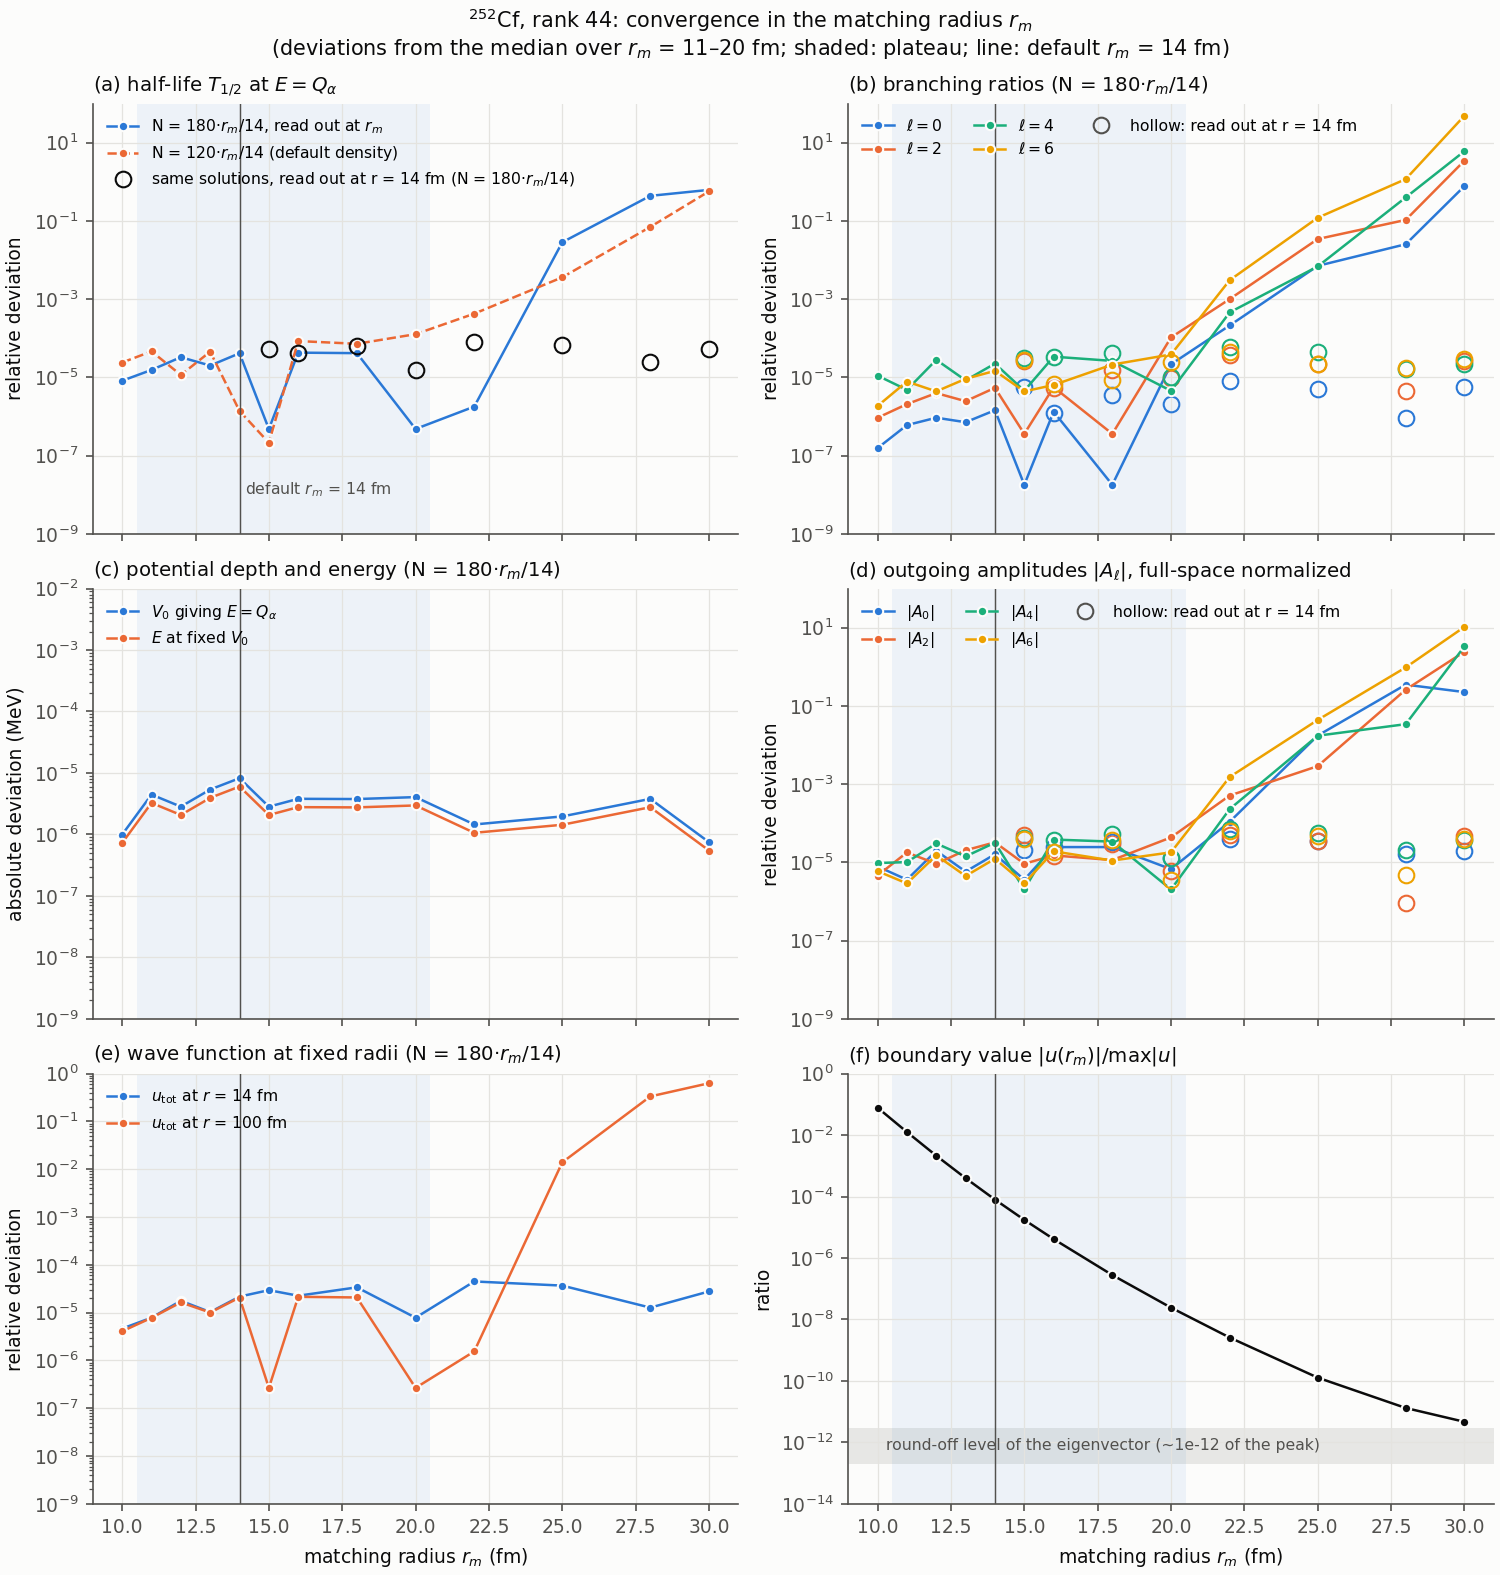

Generate this figure with Python:
"""匹配半径 r_m（Numerics.rm；ccrm 注释沿用 R 矩阵习惯记作 a）的收敛检验：可观测量与波函数随 r_m 的变化（252Cf，位次 44）。

运行（在 quasibound/ 下）：python3 docs/a_convergence.py，约 11 s。输出：
    docs/a_convergence_abs.png     可观测量的绝对数值随 r_m 的变化
    docs/a_convergence_wf_abs.png  各 r_m 的波函数 u_tot(r) 叠画（全空间与边界附近放大）
    docs/a_convergence.png         可观测量相对平台中位数的偏差（对数坐标）
    docs/a_convergence_wf.png      波函数随 r 的偏差（各 r_m 与平台参考解比较）
    docs/a_convergence.json        全部数值
做法：每个 r_m 取两种网格密度（N = 120·r_m/14 及其 1.5 倍），调 V0 使自洽能量（含 B 修正）等于 Q_exp；波函数和出射
振幅按全空间归一（除以 sqrt(1 + N_ext)）。可观测量与平台 r_m = 11–20 fm（较密网格）的中位数比较，不以默认的
14 fm 为参考；波函数与平台内的 r_m = 12 fm（较密网格）比较，它的 u(r_m) 为峰值的 2e-3，舍入影响最小。
读出检验（rematch）：r_m > 14 fm 的同一个解，改在 r = 14 fm（u 尚大处）与外区匹配读出振幅。在 r_m 处读出的宽度
随 r_m 增大而失准、改在 14 fm 读出的不失准，说明失准来自 u(r_m) 太小时的舍入，而不是解本身随 r_m 变化。
"""
import json
import sys
from dataclasses import replace
from pathlib import Path

import matplotlib
matplotlib.use("Agg")
import matplotlib.pyplot as plt
import numpy as np
from numpy.polynomial.legendre import legval
from scipy.special import expit

HERE = Path(__file__).resolve().parent
sys.path.insert(0, str(HERE.parent))
from ccrm import Numerics, Potential, System, exterior, mesh, solve

d = json.load(open(HERE.parent / "data" / "252Cf.json"))
s = System(d["Z"], d["A"], tuple(d["beta"]), [lv["E_MeV"] for lv in d["levels"]])
Q, g = d["Q_alpha_MeV"], Potential.ni_ren(s, 0.0)
AS = (10, 11, 12, 13, 14, 15, 16, 18, 20, 22, 25, 28, 30)            # 匹配半径 r_m (fm)
PLATEAU = (11, 12, 13, 14, 15, 16, 18, 20)
DENS, RANK, V0_START, R_FIX = 120 / 14, 44, 155.146671, (14.0, 100.0)
R_READ = 14.0                                                        # 读出检验：r_m 更大的解改在此处读出振幅
RR = np.arange(0.5, 360.25, 0.5)                                     # 比较波函数的公共网格（与外区网格对齐）


def at_q(num, v=V0_START):
    """调 V0 使 solve 的自洽能量等于 Q_exp。Newton 步的导数为 -cᵀFc，F 由形状因子直接构造。"""
    N = num.N
    F = np.zeros((4 * N, 4 * N))
    F.reshape(4, N, 4, N)[:, range(N), :, range(N)] = np.einsum(
        "is,ns,js->nij", s.U, expit(-(mesh(N, num.rm)[0][:, None] - g.R0 - s.shift) / g.a), s.U)
    for _ in range(10):
        res = solve(s, Potential(v, g.R0, g.a), RANK, num)
        step = (res.Q - Q) / (res.c @ F @ res.c)
        v += step
        if abs(step) < 1e-10:
            break
    return solve(s, Potential(v, g.R0, g.a), RANK, num), v


def u_at(res, num, rr):
    """全空间归一的波函数 u_ℓ(r)：r < r_m 用内区 Lagrange 展开，r ≥ r_m 取外区网格上的值。"""
    a, N = num.rm, num.N
    x, c = mesh(N, a)[0] / a, res.c.reshape(4, N)
    out = np.zeros((4, rr.size), complex)
    inn = rr < a - 1e-9
    r1 = rr[inn][None, :] + 1e-9                                     # 避开恰在网格点上的 0/0（奇数 N 时 r = r_m/2）
    out[:, inn] = c @ (((-1.0) ** (N + np.arange(1, N + 1)))[:, None] * r1 / (a * x[:, None])
                       * np.sqrt(a * x * (1 - x))[:, None] * legval(2 * r1 / a - 1, [0] * N + [1]) / (r1 - a * x[:, None]))
    j = np.rint((rr[~inn] - res.r_ext[0]) / (res.r_ext[1] - res.r_ext[0])).astype(int)
    out[:, ~inn] = res.u_ext[:, j]
    return out / np.sqrt(1 + res.info["n_ext"])


def rematch(res, num, v, rr=R_READ):
    """同一个解改在 rr（< r_m）处读出出射振幅：u(rr) 取内区展开，外区在同一能量、同一 V0 下由 Rout 传播到 rr，
    A = H(rr)⁻¹ u(rr)。精确算术下与在 r_m 处读出相同（内区实解在势垒区等于出射解的实部，虚部 ~1e-20 可略）。
    返回全空间归一的 |A_ℓ| 与 Γ_ℓ = 2 c k_ℓ |A_ℓ|²。"""
    ext = exterior(s, Potential(v, g.R0, g.a), replace(num, rm=rr), res.Q)
    A = abs(np.linalg.solve(ext.Ha, u_at(res, num, np.array([rr]))[:, 0]))
    return A, 2 * s.c * ext.k * A ** 2


runs, wf = [], {}
for fac in (1.0, 1.5):
    for a in AS:
        num = Numerics(rm=float(a), N=int(round(DENS * fac * a)))
        res, v = at_q(num)
        u = u_at(res, num, RR)
        E_fix = solve(s, Potential(V0_START, g.R0, g.a), RANK, num).Q     # 固定 V0 时的能量
        G = res.gamma
        run = dict(a=a, fac=fac, N=num.N, V0=v, E_fixV0=E_fix, T=res.half_life(), b=(G / G.sum()).tolist(),
                   A=(abs(res.amp) / np.sqrt(1 + res.info["n_ext"])).tolist(), tail=res.info["tail"],
                   n_ext=res.info["n_ext"], u_fix=[float(np.sqrt((abs(u[:, RR == r]) ** 2).sum())) for r in R_FIX])
        if a > R_READ:
            A_r, G_r = rematch(res, num, v)
            run.update(T_r=res.half_life() * G.sum() / G_r.sum(), b_r=(G_r / G_r.sum()).tolist(), A_r=A_r.tolist())
        runs.append(run)
        wf[(fac, a)] = u
        print(f"r_m = {a:2d} fm, N = {num.N:3d}: V0 = {v:.7f} MeV, T½ = {res.half_life():.6e} s, u(r_m)/max|u| = {res.info['tail']:.1e}",
              flush=True)

# 平台参考值：较密网格、r_m = 11–20 fm 的中位数
P = [r for r in runs if r["fac"] == 1.5 and r["a"] in PLATEAU]
ref = {k: np.median([np.asarray(r[k]) for r in P], axis=0) for k in ("V0", "E_fixV0", "T", "b", "A", "u_fix")}
rel = lambda x, y: np.abs(np.asarray(x) / y - 1).tolist()
for r in runs:
    r["dev"] = dict(V0=abs(r["V0"] - ref["V0"]), E_fixV0=abs(r["E_fixV0"] - ref["E_fixV0"]), T=rel(r["T"], ref["T"]),
                    b=rel(r["b"], ref["b"]), A=rel(r["A"], ref["A"]), u_fix=rel(r["u_fix"], ref["u_fix"]))
    if "T_r" in r:
        r["dev"].update(T_r=rel(r["T_r"], ref["T"]), b_r=rel(r["b_r"], ref["b"]), A_r=rel(r["A_r"], ref["A"]))
print(f"读出检验（T½ 与分支比相对平台中位数的最大偏差）：在 r_m 处读出 → 改在 r = {R_READ:g} fm 读出")
for r in runs:
    if "T_r" in r:
        print(f"  N = {r['fac']:g}×120·r_m/14, r_m = {r['a']:2d} fm: T½ {r['dev']['T']:.1e} → {r['dev']['T_r']:.1e}，"
              f"分支比 {max(r['dev']['b']):.1e} → {max(r['dev']['b_r']):.1e}")
json.dump(dict(note=__doc__.split("\n")[0], Q_exp=Q, plateau=PLATEAU, r_read=R_READ,
               reference={k: np.asarray(v).tolist() for k, v in ref.items()}, runs=runs),
          open(HERE / "a_convergence.json", "w"), indent=1, ensure_ascii=False)

# ---------- 图 1：可观测量随 r_m（相对偏差） ----------
INK, MUTED, GRID, BG = "#0b0b0b", "#52514e", "#e4e3df", "#fcfcfb"
C = ["#2a78d6", "#eb6834", "#1baf7a", "#eda100", "#e87ba4"]           # 分类色，按固定顺序使用
plt.rcParams.update({"font.size": 9, "axes.edgecolor": MUTED, "axes.labelcolor": INK, "xtick.color": MUTED, "ytick.color": MUTED,
                     "axes.spines.top": False, "axes.spines.right": False, "axes.facecolor": BG, "axes.grid": True,
                     "grid.color": GRID, "grid.linewidth": 0.6, "axes.titlesize": 9.5, "axes.titlecolor": INK})
fig, axs = plt.subplots(3, 2, figsize=(10.0, 10.5), sharex=True, facecolor=BG, layout="constrained")
fine, coarse = ([r for r in runs if r["fac"] == f] for f in (1.5, 1.0))
read = [r for r in fine if "T_r" in r]                               # 有读出检验的较密网格计算
A_ = np.array(AS)
FLOOR = 1e-10                                                        # 0 偏差画在下限处
HOLLOW = dict(ls="none", marker="o", ms=7.5, mfc="none", mew=1.0)
READ_LABEL = f"same solutions, read out at r = {R_READ:g} fm"


def series(ax, y, color, label, ls="-"):
    ax.semilogy(A_, np.maximum(y, FLOOR), ls, color=color, lw=1.2, marker="o", ms=4.5, mec=BG, mew=1.0, label=label)


def reread(ax, key, i=None, color=INK, label=None):
    y = [r["dev"][key] if i is None else r["dev"][key][i] for r in read]
    ax.semilogy([r["a"] for r in read], np.maximum(y, FLOOR), mec=color, label=label, **HOLLOW)


def frame(ax, title, ylabel, ylim=(1e-9, 1)):
    ax.axvspan(10.5, 20.5, color=C[0], alpha=0.07, lw=0)
    ax.axvline(14, color=MUTED, lw=0.7)
    ax.set_title(title, loc="left")
    ax.set_ylabel(ylabel)
    ax.set_ylim(*ylim)


ax = axs[0, 0]
series(ax, [r["dev"]["T"] for r in fine], C[0], r"N = 180·$r_m$/14, read out at $r_m$")
series(ax, [r["dev"]["T"] for r in coarse], C[1], r"N = 120·$r_m$/14 (default density)", ls="--")
reread(ax, "T_r", label=READ_LABEL + " (N = 180·$r_m$/14)")
frame(ax, r"(a) half-life $T_{1/2}$ at $E=Q_\alpha$", "relative deviation", (1e-9, 1e2))
ax.legend(frameon=False, fontsize=7.5, loc="upper left")
ax.text(14.2, 1e-8, r"default $r_m$ = 14 fm", color=MUTED, fontsize=7.5)

ax = axs[0, 1]
for i, l in enumerate(s.l):
    series(ax, [r["dev"]["b"][i] for r in fine], C[i], rf"$\ell={l}$")
    reread(ax, "b_r", i, C[i])
ax.plot([], [], mec=MUTED, label=f"hollow: read out at r = {R_READ:g} fm", **HOLLOW)
frame(ax, "(b) branching ratios (N = 180·$r_m$/14)", "relative deviation", (1e-9, 1e2))
ax.legend(frameon=False, fontsize=7.5, loc="upper left", ncol=3)

ax = axs[1, 0]
series(ax, [r["dev"]["V0"] for r in fine], C[0], r"$V_0$ giving $E=Q_\alpha$")
series(ax, [r["dev"]["E_fixV0"] for r in fine], C[1], r"$E$ at fixed $V_0$")
frame(ax, "(c) potential depth and energy (N = 180·$r_m$/14)", "absolute deviation (MeV)", (1e-9, 1e-2))
ax.legend(frameon=False, fontsize=7.5, loc="upper left")

ax = axs[1, 1]
for i, l in enumerate(s.l):
    series(ax, [r["dev"]["A"][i] for r in fine], C[i], rf"$|A_{l}|$")
    reread(ax, "A_r", i, C[i])
ax.plot([], [], mec=MUTED, label=f"hollow: read out at r = {R_READ:g} fm", **HOLLOW)
frame(ax, r"(d) outgoing amplitudes $|A_\ell|$, full-space normalized", "relative deviation", (1e-9, 1e2))
ax.legend(frameon=False, fontsize=7.5, loc="upper left", ncol=3)

ax = axs[2, 0]
for i, r0 in enumerate(R_FIX):
    series(ax, [r["dev"]["u_fix"][i] for r in fine], C[i], rf"$u_{{\rm tot}}$ at $r$ = {r0:g} fm")
frame(ax, r"(e) wave function at fixed radii (N = 180·$r_m$/14)", "relative deviation")
ax.legend(frameon=False, fontsize=7.5, loc="upper left")
ax.set_xlabel(r"matching radius $r_m$ (fm)")

ax = axs[2, 1]
ax.semilogy(A_, [r["tail"] for r in fine], "-", color=INK, lw=1.2, marker="o", ms=4.5, mec=BG, mew=1.0)
ax.axhspan(2e-13, 3e-12, color=MUTED, alpha=0.12, lw=0)                # 由读出误差反推：|δu(r_m)| ≈ 峰值的 2e-13–3e-12
ax.text(10.3, 8e-13, "round-off level of the eigenvector (~1e-12 of the peak)", color=MUTED, fontsize=7.5, va="center")
frame(ax, r"(f) boundary value $|u(r_m)|/\max|u|$", "ratio", (1e-14, 1))
ax.set_xlabel(r"matching radius $r_m$ (fm)")
fig.suptitle(r"$^{252}$Cf, rank 44: convergence in the matching radius $r_m$" "\n"
             r"(deviations from the median over $r_m$ = 11–20 fm; shaded: plateau; line: default $r_m$ = 14 fm)",
             color=INK, fontsize=10)
fig.savefig(HERE / "a_convergence.png", dpi=150, facecolor=BG)
plt.close(fig)

# ---------- 图 2：波函数随 r 的偏差（参考：r_m = 12 fm，较密网格） ----------
ref_u = wf[(1.5, 12)]
nr = np.sqrt((abs(ref_u) ** 2).sum(0))
fig, (ax, bx) = plt.subplots(2, 1, figsize=(7.6, 7.2), sharex=True, facecolor=BG, layout="constrained",
                             gridspec_kw={"height_ratios": [1, 1.35]})
ax.loglog(RR, nr, color=INK, lw=1.3)
ax.set_ylabel(r"$u_{\rm tot}(r)$ (fm$^{-1/2}$)")
ax.set_ylim(1e-16, 5)
ax.set_title(r"reference: $r_m$ = 12 fm, N = 154 (full-space normalized, $E=Q_\alpha$)", loc="left")
for i, a in enumerate((10, 14, 16, 20, 25)):
    u = wf[(1.0, a)] * np.sign(np.real(np.vdot(ref_u[:, :40].ravel(), wf[(1.0, a)][:, :40].ravel())))   # 对齐整体符号
    dv = np.sqrt((abs(u - ref_u) ** 2).sum(0)) / nr
    bx.loglog(RR, np.maximum(dv, 1e-12), color=C[i], lw=1.1, label=rf"$r_m$ = {a} fm" + (" (default)" if a == 14 else ""))
    k = np.argmin(abs(RR - a))
    bx.plot(RR[k], max(dv[k], 1e-12), "o", ms=5, color=C[i], mec=BG, mew=1.0)
bx.axhline(1e-4, color=MUTED, lw=0.7)
bx.text(0.55, 1.4e-4, "1e-4", color=MUTED, fontsize=7.5)
bx.text(40, 3e-1, "dot: r = $r_m$, where each run switches from the\ninterior expansion (left) to exterior propagation (right)",
        color=MUTED, fontsize=7.5)
bx.set_ylim(1e-8, 30)
bx.set_xlim(0.5, 360)
bx.set_xlabel(r"$r$ (fm)")
bx.set_ylabel(r"$\|u^{(r_m)}(r)-u^{\rm ref}(r)\| / \|u^{\rm ref}(r)\|$")
bx.legend(frameon=False, fontsize=7.5, ncol=3, loc="upper left")
fig.savefig(HERE / "a_convergence_wf.png", dpi=150, facecolor=BG)
plt.close(fig)

# ---------- 图 3：可观测量的绝对数值随 r_m ----------
# 每格：(取值函数, 改在 R_READ 读出的取值函数或 None, 标签)。纵轴以平台中位数为中心，范围只按 r_m ≤ YLIM_RM 的点定：
# 取其最大偏离的 1.25 倍与平台散布的 15 倍中较大者；更远的点画在边缘（三角，尖端指向真实值所在方向）
YLIM_RM = 25
ITEMS = [(lambda r: r["T"] / 1e8, lambda r: r["T_r"] / 1e8, r"$T_{1/2}$ at $E=Q_\alpha$ ($10^8$ s)"),
         (lambda r: r["V0"], None, r"$V_0$ giving $E=Q_\alpha$ (MeV)")] + \
        [(lambda r, i=i: 100 * r["b"][i], lambda r, i=i: 100 * r["b_r"][i], rf"branching ratio, $\ell={l}$ (%)")
         for i, l in enumerate(s.l)] + \
        [(lambda r: r["A"][0] * 1e16, lambda r: r["A_r"][0] * 1e16, r"$|A_0|$, full-space normalized ($10^{-16}$ fm$^{-1/2}$)"),
         (lambda r: r["u_fix"][0] * 1e5, None, r"$u_{\rm tot}$ at $r$ = 14 fm ($10^{-5}$ fm$^{-1/2}$)")]
fig, axs = plt.subplots(4, 2, figsize=(10.0, 12.0), sharex=True, facecolor=BG, layout="constrained")
for ax, (get, get_r, label) in zip(axs.flat, ITEMS):
    yf, yc = np.array([get(r) for r in fine]), np.array([get(r) for r in coarse])
    m = np.median([get(r) for r in fine if r["a"] in PLATEAU])
    spread = max(abs(get(r) - m) for r in fine if r["a"] in PLATEAU)
    near = A_ <= YLIM_RM
    half = max(1.25 * np.max(abs(np.r_[yf[near], yc[near]] - m)), 15 * spread)
    lo, hi = m - half, m + half
    ax.axvspan(10.5, 20.5, color=C[0], alpha=0.07, lw=0)
    ax.axvline(14, color=MUTED, lw=0.7)
    ax.axhline(m, color=MUTED, lw=0.7)
    for y, color, ls in ((yf, C[0], "-"), (yc, C[1], "--")):
        yp = np.clip(y, lo, hi)
        ax.plot(A_, yp, ls, color=color, lw=1.2)
        for x, y0, y1 in zip(A_, y, yp):
            ax.plot(x, y1, "^" if y0 > hi else "v" if y0 < lo else "o", ms=4.5 if lo <= y0 <= hi else 7, color=color,
                    mec=BG, mew=1.0, clip_on=False, zorder=4)
    if get_r:
        ax.plot([r["a"] for r in read], [get_r(r) for r in read], mec=INK, zorder=5, **HOLLOW)
    ax.set_ylim(lo, hi)
    ax.ticklabel_format(axis="y", useOffset=False, style="plain")
    ax.set_title(label, loc="left")
    ax.text(0.02, 0.95, f"plateau median {m:.8g}\nspread ±{spread / abs(m):.0e} (relative)", transform=ax.transAxes,
            ha="left", va="top", color=MUTED, fontsize=7.5)
for ax in axs[-1]:
    ax.set_xlabel(r"matching radius $r_m$ (fm)")
axs[0, 0].legend(handles=[plt.Line2D([], [], color=C[0], marker="o", mec=BG, label=r"N = 180·$r_m$/14, read out at $r_m$"),
                          plt.Line2D([], [], color=C[1], ls="--", marker="o", mec=BG, label=r"N = 120·$r_m$/14 (default density)"),
                          plt.Line2D([], [], mec=INK, label=READ_LABEL + " (N = 180·$r_m$/14)", **HOLLOW),
                          plt.Line2D([], [], ls="none", marker="v", ms=7, color=MUTED, label="off scale, beyond the axis edge")],
                 frameon=False, fontsize=7.5, loc="lower left")
fig.suptitle(r"$^{252}$Cf, rank 44: observables vs matching radius $r_m$ "
             r"(shaded: plateau; vertical line: default $r_m$ = 14 fm; horizontal line: plateau median)", color=INK, fontsize=10)
fig.savefig(HERE / "a_convergence_abs.png", dpi=150, facecolor=BG)
plt.close(fig)

# ---------- 图 4：各 r_m 的波函数叠画 ----------
fig, (ax, bx) = plt.subplots(1, 2, figsize=(11.0, 4.8), facecolor=BG, layout="constrained", gridspec_kw={"width_ratios": [1.25, 1]})
for i, a in enumerate((10, 14, 16, 20, 25)):                      # 默认 14 fm 画成宽的半透明底带，其余细线压在上面
    u = wf[(1.0, a)]
    ut = np.sqrt((abs(u) ** 2).sum(0))
    k = np.argmin(abs(RR - a))
    for axx in (ax, bx):
        axx.plot(RR, ut, color=C[i], lw=4.5 if a == 14 else 1.0, alpha=0.45 if a == 14 else 1.0, zorder=1 if a == 14 else 2,
                 label=rf"$r_m$ = {a} fm" + (" (default, wide band)" if a == 14 else ""))
        axx.plot(RR[k], ut[k], "o", ms=5.5, color=C[i], mec=BG, mew=1.0, zorder=3)
ax.set_xscale("log"); ax.set_yscale("log")
ax.set_xlim(0.5, 360); ax.set_ylim(1e-16, 3)
ax.set_title(r"$u_{\rm tot}(r)$, full-space normalized, $E=Q_\alpha$ (dot: $r=r_m$)", loc="left")
ax.set_xlabel(r"$r$ (fm)"); ax.set_ylabel(r"$u_{\rm tot}(r)$ (fm$^{-1/2}$)")
ax.legend(frameon=False, fontsize=7.5, loc="lower left")
bx.set_yscale("log")
bx.set_xlim(8, 30); bx.set_ylim(1e-12, 1)
bx.set_title("zoom: barrier region around the matching radii", loc="left")
bx.set_xlabel(r"$r$ (fm)")
bx.annotate("$r_m$ = 25 fm run: interior expansion\nwhere u is ~1e-10 of the peak", xy=(23.5, 2.5e-9), xytext=(21.5, 3e-4),
            color=MUTED, fontsize=7.5, arrowprops=dict(arrowstyle="-", color=MUTED, lw=0.7))
fig.savefig(HERE / "a_convergence_wf_abs.png", dpi=150, facecolor=BG)
plt.close(fig)
print("写出 docs/ 下的 a_convergence_abs.png、a_convergence_wf_abs.png、a_convergence.png、a_convergence_wf.png、a_convergence.json")
